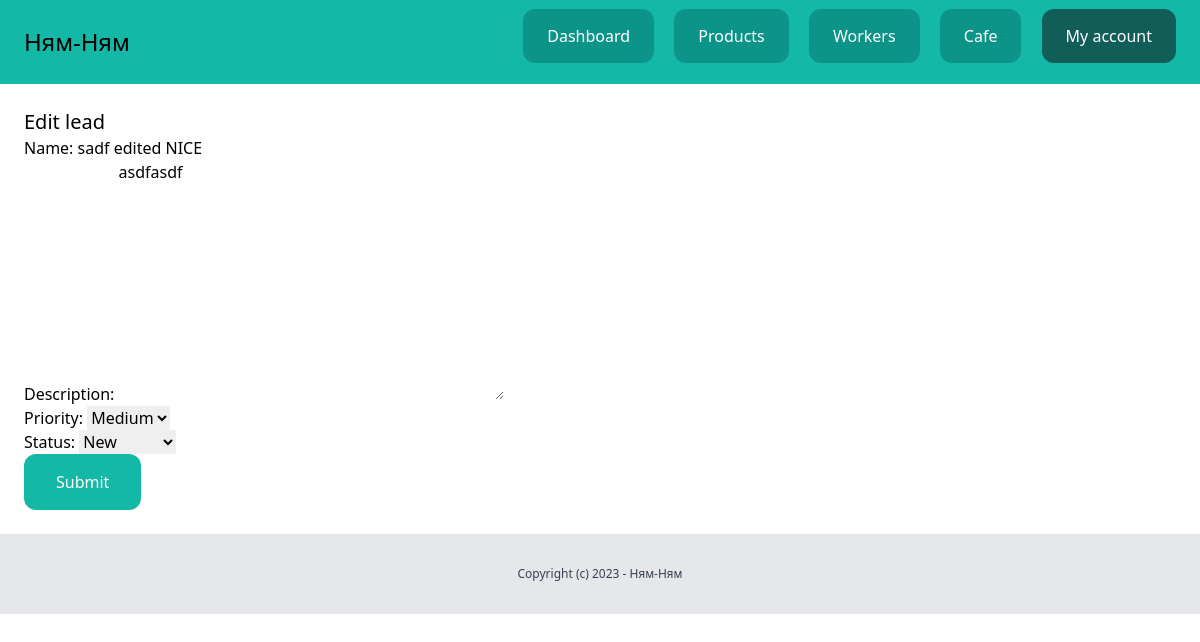
Page /dashboard/leads/7/edit/ (signed in) on the committed database.
### lead/models.py (models this page shows, shortened)
class Lead(models.Model):
    LOW = 'low'
    MEDIUM = 'medium'
    HIGH = 'high'
    CHOICES_PRIORITY = (
        (LOW, 'Low'),
        (MEDIUM, 'Medium'),
        (HIGH, 'High'),
    )
    NEW = 'new'
    CONTACTED = 'contacted'
    WON = 'won'
    LOST = 'lost'
    CHOICES_STATUS = (
        (NEW, 'New'),
        (CONTACTED, 'Contacted'),
        (WON, 'Won'),
        (LOST, 'Lost'),
    )
    team = models.ForeignKey(Team, related_name='leads', on_delete=models.CASCADE)
    name = models.CharField(max_length=255)
    email = models.EmailField()
    description = models.TextField(blank=True, null=True)
    priority = models.CharField(max_length=10, choices=CHOICES_PRIORITY, default=MEDIUM)
    status = models.CharField(max_length=10, choices=CHOICES_STATUS, default=NEW)
    converted_to_client = models.BooleanField(default=False)
    created_by = models.ForeignKey(User, related_name='leads', on_delete=models.CASCADE)
    created_at = models.DateTimeField(auto_now_add=True)
    modified_at = models.DateTimeField(auto_now=True)
    class Meta:
        ordering = ('name',)

### lead/views.py (the view)
# urls.py: path('<int:pk>/edit/', views.LeadUpdateView.as_view(), name='edit'),
class LeadUpdateView(LoginRequiredMixin, UpdateView):
    model = Lead
    fields = ('name',  'description', 'priority', 'status',)
    success_url = reverse_lazy('leads:list')
    def get_context_data(self, **kwargs):
        context = super().get_context_data(**kwargs)
        context['title'] = 'Edit lead'
        return context
    def get_queryset(self):
        queryset = super(LeadUpdateView, self).get_queryset()
        team = self.request.user.userprofile.active_team
        return queryset.filter(team=team, pk=self.kwargs.get('pk'))

### team/context_processors.py (called while the page is built)
def active_team(request):
    if request.user.is_authenticated:
        active_team = request.user.userprofile.get_active_team()
        if not active_team:
            active_team = Team.objects.filter(created_by=request.user)[0]
    else:
        active_team = None
    return {'active_team': active_team}

### userprofile/models.py (called while the page is built)
    def get_active_team(self):
        if self.active_team:
            return self.active_team
        else:
            return Team.objects.filter(members__in=[self.user.id]).first()

### lead/templates/lead/lead_form.html (shortened to what this page needs)
{% extends 'core/base.html' %}
{% block content %}
    <div class="py-6 px-6">
        <h1 class="text-xl">{{ title }}</h1>
        {% if team.get_plan.max_leads > team.leads.count or title == 'Edit lead' %}
            <form method="post" action=".">
                {{ form.as_p }}
                <button class="py-4 px-8 bg-teal-500 text-white rounded-xl">Submit</button>
            </form>
        {% endif %}
    </div>
{% endblock %}

### rows in the picture
Lead: name "sadf edited NICE", description "asdfasdf", priority "Medium", status "New"

### other values in the picture
{{ title }} "Edit lead"
